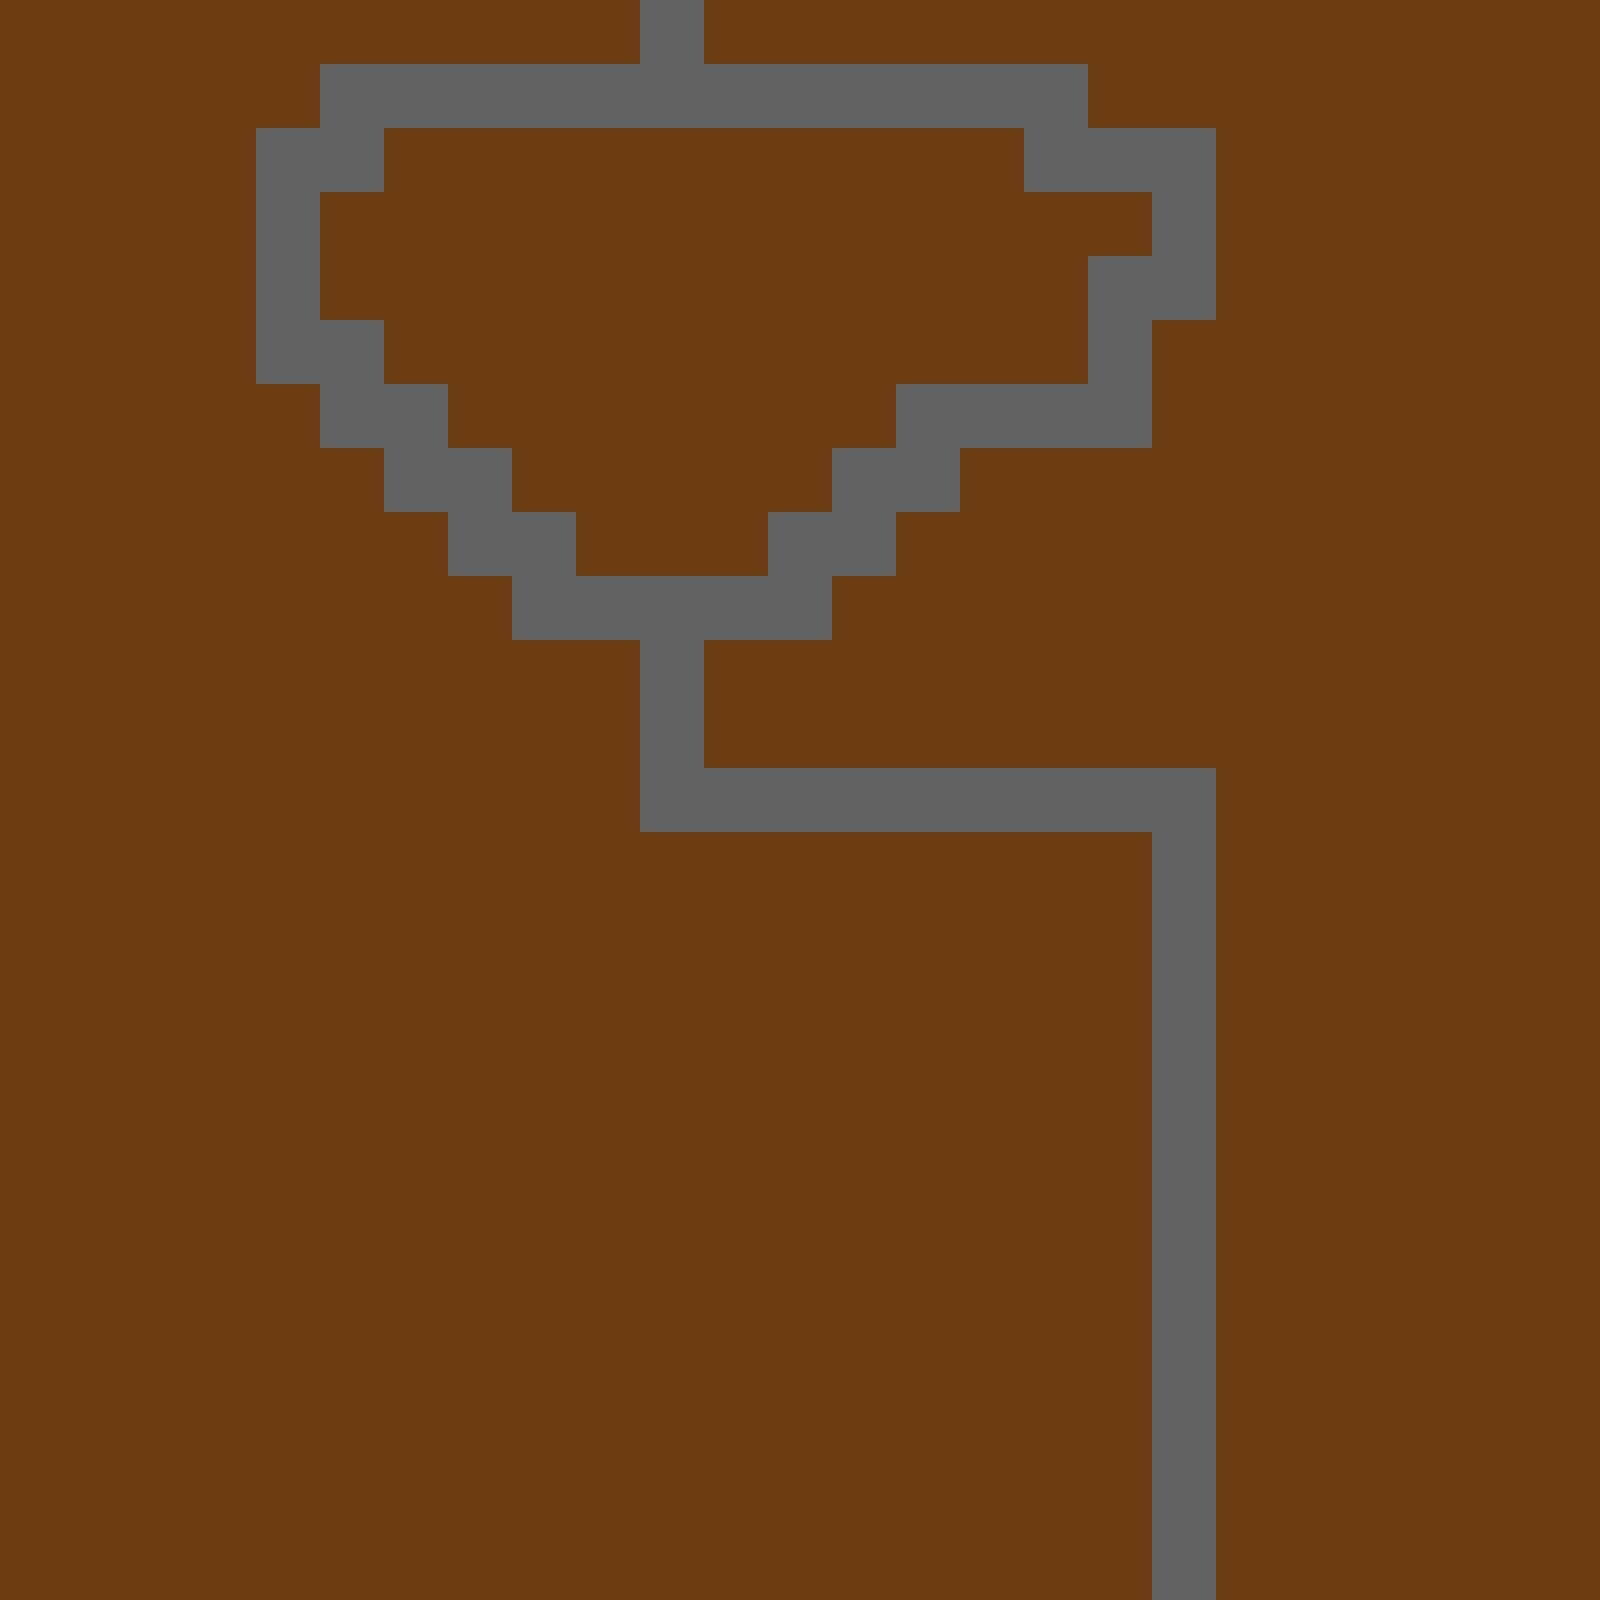

A level layout from a 2D game, rendered from its tile map. Below: a short description, then the map file with tile-grid data replaced by summaries:
An orthogonal 25x25 tile map with 64x64 px tiles, 2 tile layers (Background, Path) and 2 objects (EndPoint, SpawnPoint).

<map version="1.0" orientation="orthogonal" renderorder="right-down" width="25" height="25" tilewidth="64" tileheight="64" nextobjectid="6">
 <tileset firstgid="1" name="test" tilewidth="64" tileheight="64">
  <image source="test.png" width="256" height="256" />
 </tileset>
 <layer name="Background" width="25" height="25">
  <data>[625 cells, 625 non-empty, 1 distinct tile ids]</data>
 </layer>
 <objectgroup name="Goals" visible="0">
  <object id="1" name="EndPoint" x="1157.33" y="1545.33" width="49.3333" height="50.6667">
   <properties>
    <property name="objectID" value="2" />
   </properties>
  </object>
 </objectgroup>
 <layer name="Path" width="25" height="25">
  <data>[625 cells, 68 non-empty, 1 distinct tile ids]</data>
 </layer>
 <objectgroup name="Spawns" visible="0">
  <object id="5" name="SpawnPoint" x="652" y="18" width="36" height="40">
   <properties>
    <property name="Monsters" value="0,0,0,0" />
    <property name="SpawnRate" value="3.0" />
   </properties>
  </object>
 </objectgroup>
</map>
